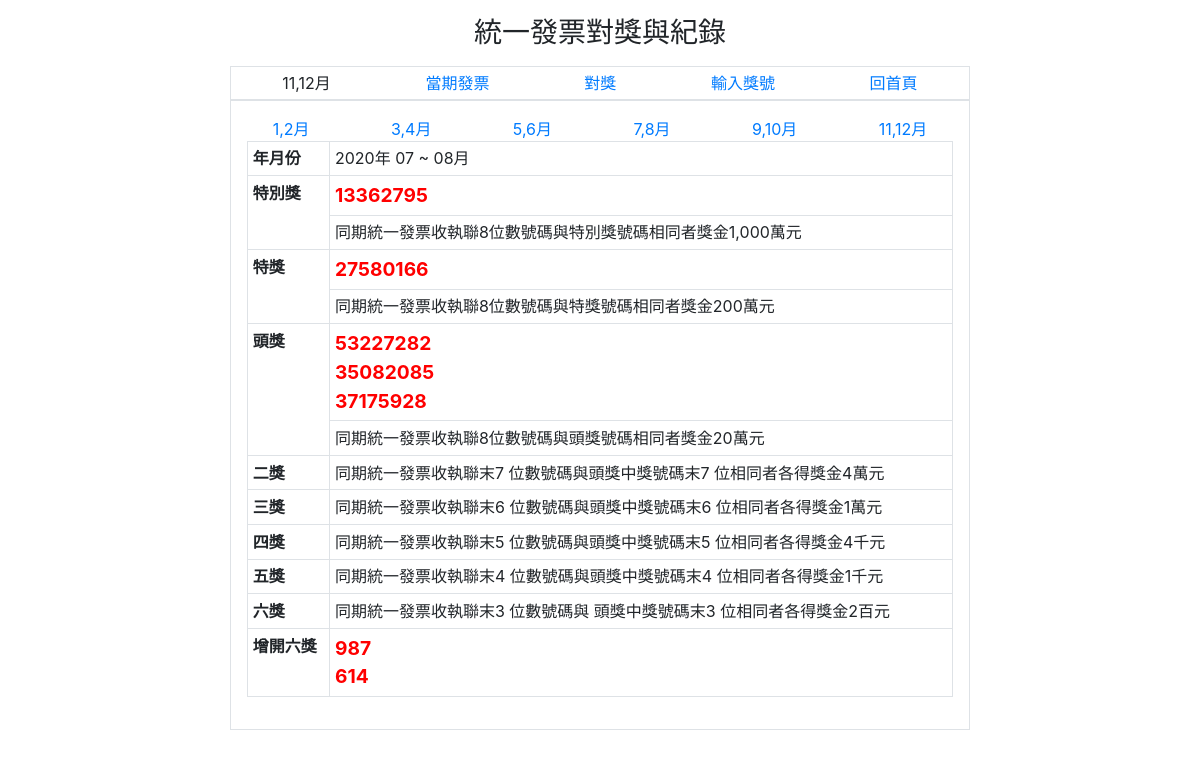
Page /?do=award_numbers on the committed database.
### tables this page shows
CREATE TABLE `award_numbers` (
  `id` int(11) UNSIGNED NOT NULL,
  `year` year(4) NOT NULL,
  `period` tinyint(1) NOT NULL,
  `number` varchar(8) NOT NULL,
  `type` tinyint(1) NOT NULL
);

### award_numbers.php (the view)
<?php
include "base.php";
if(isset($_GET['pd'])){
    $year=explode("-",$_GET['pd'])[0];
    $period=explode("-",$_GET['pd'])[1];
}else{
    $get_news=$pdo->query("SELECT * FROM `award_numbers` order by year desc ,period desc limit 1")->fetch();
    $year=$get_news['year'];
    $period=$get_news['period'];
}
$awards=$pdo->query("select * from award_numbers where year='$year' && period='$period'")->fetchAll();
$special="";
$grand="";
$first=[];
$six=[];
foreach($awards as $aw){
    switch($aw['type']){
        case 1:
            $special=$aw['number'];
        break;
        case 2:
            $grand=$aw['number'];
        break;
        case 3:
            $first[]=$aw['number'];
        break;
        case 4:
            $six[]=$aw['number'];
        break;
    }
}
?>
<div class='row justify-content-around' style="list-style-type:none;paddin:0">
    <li><a href="">1,2月</a></li>
    <li><a href="">3,4月</a></li>
    <li><a href="">5,6月</a></li>
    <li><a href="">7,8月</a></li>
    <li><a href="">9,10月</a></li>
    <li><a href="">11,12月</a></li>
</div>
<table class="table table-bordered table-sm" summary="統一發票中獎號碼單">
    <tbody>
        <tr>
            <th id="months">年月份</th>
            <td headers="months" class="title">
                <?=$year;?>年
                <?php
                    $month=[
                        1=>"01 ~ 02",
                        2=>"03 ~ 04",
                        3=>"05 ~ 06",
                        4=>"07 ~ 08",
                        5=>"09 ~ 10",
                        6=>"11 ~ 12"
                    ];
                    echo $month[$period];
                ?>月
            </td>
        </tr>
        <tr>
            <th id="specialPrize" rowspan="2">特別獎</th>
            <td headers="special_prize" class="number">
                <?=$special?>
            </td>
        </tr>
        <tr>
            <td headers="specialPrize"> 同期統一發票收執聯8位數號碼與特別獎號碼相同者獎金1,000萬元 </td>
        </tr>
        <tr>
            <th id="grandPrize" rowspan="2">特獎</th>
            <td headers="grandPrize" class="number">
                <?=$grand;?>
            </td>
        </tr>
        <tr>
            <td headers="grandPrize"> 同期統一發票收執聯8位數號碼與特獎號碼相同者獎金200萬元 </td>
        </tr>
        <tr>
            <th id="first_prize" rowspan="2">頭獎</th>
            <td headers="first_prize" class="number">
                <?php
                    foreach($first as $f){
                        echo $f."<br>";
                    }
                ?>
            </td>
        </tr>
        <tr>
            <td headers="first_prize"> 同期統一發票收執聯8位數號碼與頭獎號碼相同者獎金20萬元 </td>
        </tr>
        <tr>
            <th id="twoPrize">二獎</th>
            <td headers="twoPrize"> 同期統一發票收執聯末7 位數號碼與頭獎中獎號碼末7 位相同者各得獎金4萬元 </td>
        </tr>
        <tr>
            <th id="threePrize">三獎</th>
            <td headers="threeAwards"> 同期統一發票收執聯末6 位數號碼與頭獎中獎號碼末6 位相同者各得獎金1萬元 </td>
        </tr>
        <tr>
            <th id="fourPrize">四獎</th>
            <td headers="fourPrizes"> 同期統一發票收執聯末5 位數號碼與頭獎中獎號碼末5 位相同者各得獎金4千元 </td>
        </tr>
        <tr>
            <th id="fivePrize">五獎</th>
            <td headers="fivePrize"> 同期統一發票收執聯末4 位數號碼與頭獎中獎號碼末4 位相同者各得獎金1千元 </td>
        </tr>
        <tr>
            <th id="sixPrize">六獎</th>
            <td headers="sixPrize"> 同期統一發票收執聯末3 位數號碼與 頭獎中獎號碼末3 位相同者各得獎金2百元 </td>
        </tr>
        <tr>
            <th id="addSixPrize">增開六獎</th>
            <td headers="addSixPrize" class="number">
                <?php
                    foreach($six as $s){
                        echo $s."<br>";
                    }
                ?>
            </td>
        </tr>
    </tbody>
</table>

### index.php (style rules this page uses)
.number { font-size: 1.2rem; color:red; font-weight: bolder; }

### rows in the picture
award_numbers: year "2020", period "07 ~ 08", number "13362795"
award_numbers: number "27580166"

### other values in the picture
$f "53227282"
$f "35082085"
$f "37175928"
$s "987"
$s "614"
